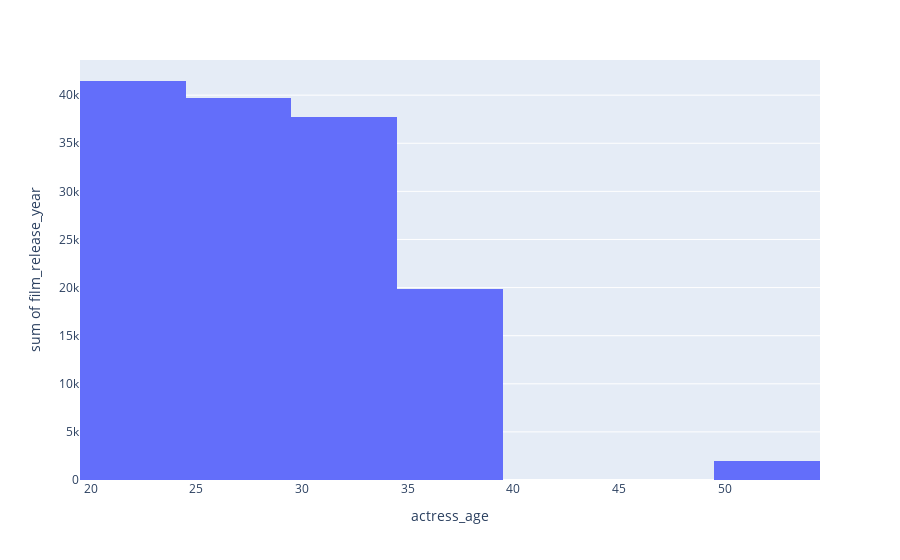

The cell this chart's notebook holds for it:
### Code cell
fig=px.histogram(data,x='actress_age',y='film_release_year')
fig.show()

### Figure 1 — Plotly figure (JSON) as saved in the notebook; plotly's stock layout.template omitted (floating-point values rounded to 4 significant figures)
{"data": [{"alignmentgroup": "True", "bingroup": "x", "histfunc": "sum", "hovertemplate": "actress_age=%{x}<br>sum of film_release_year=%{y}<extra></extra>", "legendgroup": "", "marker": {"color": "#636efa", "pattern": {"shape": ""}}, "name": "", "offsetgroup": "", "orientation": "v", "showlegend": false, "type": "histogram", "x": [26, 36, 35, 21, 24, 23, 39, 27, 23, 33, 21, 24, 28, 23, 22, 24, 28, 31, 29, 31, 24, 25, 31, 25, 24, 36, 22, 24, 24, 32, 38, 24, 30, 28, 33, 32, 29, 28, 24, 23, 33, 33, 30, 37, 29, 27, 28, 22, 25, 31, 32, 35, 33, 23, 28, 33, 38, 36, 23, 25, 26, 29, 29, 22, 33, 25, 51, 30, 36, 34, 33], "xaxis": "x", "y": [1962, 1962, 1963, 1963, 1965, 1963, 1964, 1964, 1964, 1964, 1964, 1965, 1965, 1965, 1965, 1967, 1967, 1967, 1967, 1969, 1969, 1969, 1971, 1971, 1971, 1971, 1973, 1973, 1973, 1974, 1983, 1974, 1977, 1977, 1977, 1979, 1979, 1979, 1981, 1981, 1981, 1983, 1985, 1985, 1985, 1987, 1989, 1989, 1995, 1995, 1995, 1997, 1997, 1997, 1999, 1999, 1999, 2002, 2002, 2002, 2006, 2006, 2008, 2008, 2012, 2012, 2015, 2015, 2021, 2021, 2021], "yaxis": "y"}], "layout": {"barmode": "relative", "legend": {"tracegroupgap": 0}, "margin": {"t": 60}, "xaxis": {"anchor": "y", "domain": [0, 1], "title": {"text": "actress_age"}}, "yaxis": {"anchor": "x", "domain": [0, 1], "title": {"text": "sum of film_release_year"}}}}
